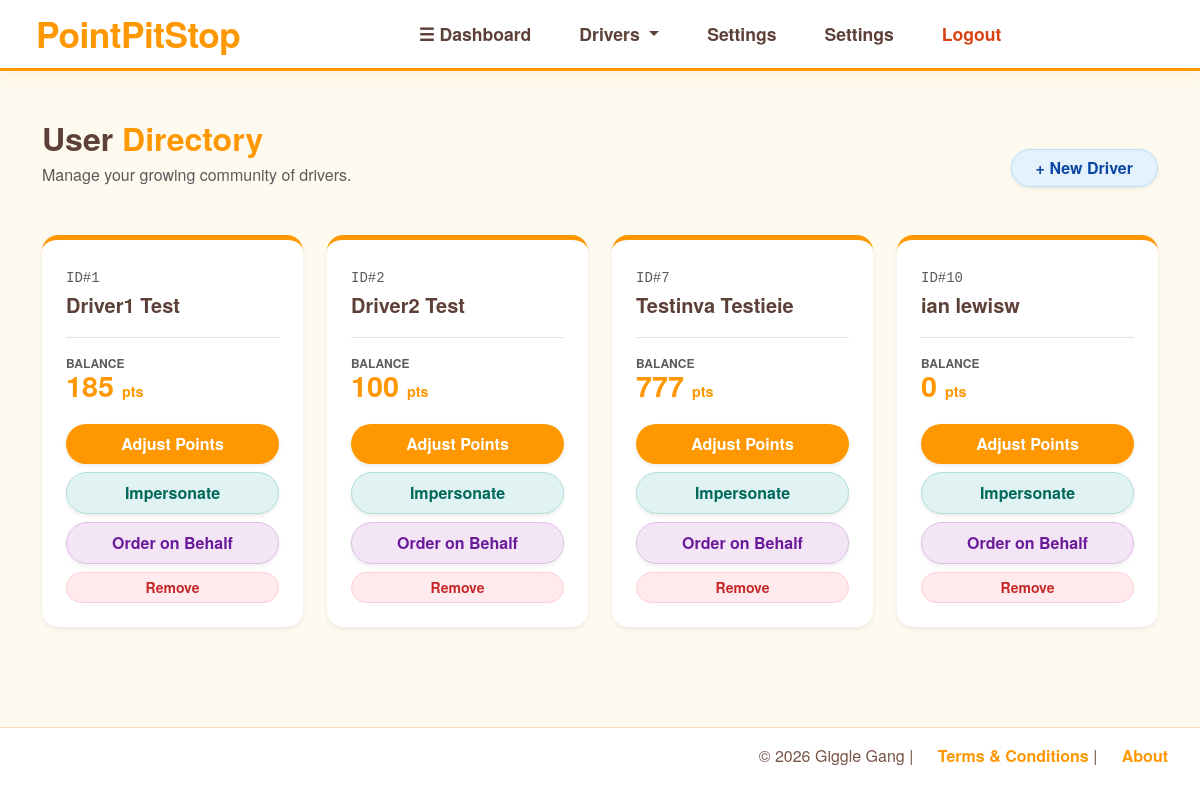
/sponsor/driver_list (signed in), run on the app's committed database.
### models.py (models this page shows)
class DriverCompanyLink (db.Model):
    __tablename__ = "driver_company_link"
    id = db.Column(db.Integer, primary_key=True)
    driver_profile = db.relationship("DriverProfile",back_populates="company_links")
    driver_id = db.Column(db.Integer, db.ForeignKey('driver_profile.user_id'), nullable=False,index=True)
    company = db.relationship("SponsorCompany",back_populates="driver_links")
    company_id = db.Column(db.Integer, db.ForeignKey('sponsor_companies.id'), nullable=False,index=True)
    is_active = db.Column(db.Boolean, default=False, nullable=False, index=True)
    status_date = db.Column(db.DateTime, default=datetime.now, nullable=False)
    point_history = db.relationship("DriverPointsHistory"
                            ,backref="link"
                            ,lazy="dynamic")
    current_points = db.Column(db.Integer,default=0, nullable=False)

class DriverProfile(db.Model):
    __tablename__ = "driver_profile"
    user = db.relationship("Users",back_populates="driver_profile")
    user_id = db.Column(db.Integer,db.ForeignKey('users.id'),primary_key=True,unique=True,nullable=False)
    firstname = db.Column(db.String(250), nullable=False)
    lastname = db.Column(db.String(250), nullable=False)
    streetname = db.Column(db.String(250))
    city = db.Column(db.String(250))
    zipcode = db.Column(db.String(10))
    is_active = db.Column(db.Boolean, default=False, nullable=False, index=True)
    company_links = db.relationship("DriverCompanyLink"
                                  ,back_populates="driver_profile")
    alerts = db.relationship("DriverAlerts",back_populates="driver",cascade="all,delete-orphan",uselist=False)

### routes/sponsor.py (the view)
@sponsor_bp.route("/driver_list", methods=["GET","POST"])
def view_drivers():
    active_drivers = DriverCompanyLink.query.filter_by(
        company_id=g.profile.company_id,
        is_active=True ).join(DriverProfile).all()
    return render_template("sponsor/sponsor_view_drivers.html",drivers=active_drivers)

### app.py (called while the page is built)
@login_manager.user_loader
def load_user(user_id):
    return db.session.get(Users, int(user_id))

### routes/sponsor.py (called while the page is built)
@sponsor_bp.before_request
def restrict_to_sponsors():
    if request.endpoint == "sponsor.end_impersonation":
        real_sponsor_id = session.get("real_sponsor_id")
        if real_sponsor_id:
            return None  # Let it through
        abort(403)
    if not current_user.is_authenticated:
        flash("Please log in to access this page.", "warning")
        return redirect(url_for('auth.handle_login'))
    if current_user.role != "sponsor" and current_user.role != "admin":
        flash("Access denied: Sponsors only.", "danger")
        return redirect(url_for('auth.handle_login'))
    if current_user.role == "admin":
        return None
    if not g.profile:
        flash("Sponsor profile not found. Please contact an admin.", "danger")
        return redirect(url_for('auth.logout'))

### templates/sponsor/sponsor_view_drivers.html (shortened to what this page needs)
{% extends "base.html" %}
{% block body %}
<div class="container py-5">
    <div class="d-flex justify-content-between align-items-end mb-5">
        <div>
            <h2 style="color: #5d4037; font-weight: 800; margin-bottom: 5px;">User <span style="color: #ff9800;">Directory</span></h2>
            <p class="text-muted mb-0">Manage your growing community of drivers.</p>
        </div>
        <a href="{{ url_for('sponsor.add_drivers') }}" class="btn rounded-pill px-4 shadow-sm fw-bold"
           style="background-color: #e3f2fd; color: #0d47a1; border: 1px solid #bbdefb;">+ New Driver</a>
    </div>
    <div class="row g-4">
        {% for driver in drivers %}
        <div class="col-xl-3 col-lg-4 col-md-6">
            <div class="card h-100 p-4 shadow-sm border-0 rounded-4" style="border-top: 5px solid #ff9800 !important; background: #fff;">
                <div class="mb-3">
                    <small class="text-muted" style="font-family: monospace;">ID#{{ driver.id }}</small>
                    <h5 class="mb-1 mt-1" style="color: #5d4037; font-weight: 700;">
                        {{ driver.driver_profile.firstname }} {{ driver.driver_profile.lastname }}
                    </h5>
                </div>
                <div class="mb-4 pt-3 border-top">
                    <div class="small text-uppercase fw-bold text-muted" style="font-size: 0.75rem;">Balance</div>
                    <div style="color: #ff9800; font-weight: 800; font-size: 1.8rem; line-height: 1;">
                        {{ driver.current_points }} <span style="font-size: 0.9rem; font-weight: 600;">pts</span>
                    </div>
                </div>
                <div class="d-grid gap-2">
                    <button type="button"
                            class="btn rounded-pill py-2 text-white fw-bold shadow-sm"
                            style="background-color: #ff9800; border: none;"
                            data-bs-toggle="modal"
                            data-bs-target="#adjustPointsModal"
                            data-driverid="{{ driver.driver_id }}"
                            data-drivername="{{ driver.driver_profile.firstname }} {{ driver.driver_profile.lastname }}">
                        Adjust Points
                    </button>
                    <form action="{{ url_for('sponsor.impersonate_user', user_id=driver.driver_profile.user_id) }}" method="POST" class="m-0">
                        <button type="submit" class="btn w-100 rounded-pill py-2 fw-bold shadow-sm"
                                style="background-color: #e0f2f1; color: #00695c; border: 1px solid #b2dfdb;">
                            Impersonate
                        </button>
                    </form>
                    <a href="{{ url_for('sponsor.sponsor_driver_catalog', id_driver=driver.driver_profile.user_id) }}"
                        class="btn rounded-pill py-2 fw-bold shadow-sm"
                        style="background-color: #f3e5f5; color: #6a1b9a; border: 1px solid #e1bee7;">
                        Order on Behalf
                    </a>
                    <form action="{{ url_for('sponsor.sponsor_remove_link', driver_id=driver.driver_id) }}" method="POST"
                        onsubmit="return confirm('Confirm removal of this sponsor?');" class="m-0 flex-grow-1 flex-md-grow-0">
                        <button type="submit" class="btn btn-sm rounded-pill px-4 w-100"
                                style="background-color: #ffebee; color: #c62828; border: 1px solid #ffcdd2; font-weight: 800;">
                            Remove
                        </button>
                    </form>
                </div>
            </div>
        </div>
        {% endfor %}
    </div>
</div>
{% endblock %}

### static/css/style.css (style rules this page uses)
body { display: flex; flex-direction: column; font-family: 'Quicksand', 'Helvetica Neue', Helvetica, Arial, sans-serif; margin: 0; min-height: 100vh; background-color: #fffaf0; color: #5d4037; }

### data on the page
DriverCompanyLink: id "1", driver_profile.firstname "Driver1", driver_profile.lastname "Test", current_points "185"
DriverCompanyLink: id "2", driver_profile.firstname "Driver2", driver_profile.lastname "Test", current_points "100"
DriverCompanyLink: id "7", driver_profile.firstname "Testinva", driver_profile.lastname "Testieie", current_points "777"
DriverCompanyLink: id "10", driver_profile.firstname "ian", driver_profile.lastname "lewisw", current_points "0"
